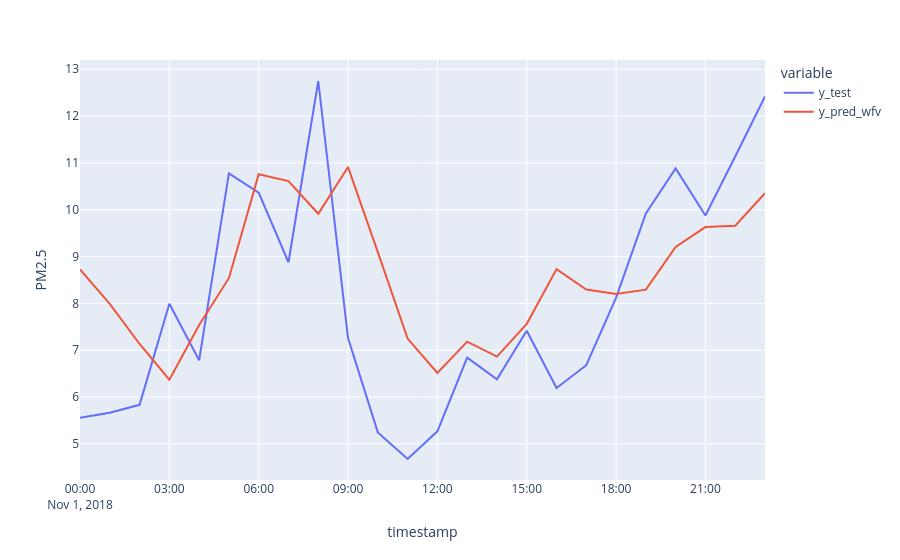

Source (notebook cell):
### Code cell
# Make both 1-D
y_test = y_test.squeeze()
y_pred_wfv = y_pred_wfv.squeeze()

# Align indices
y_pred_wfv.index = y_test.index

# Combine
df_predictions = pd.DataFrame({
    "y_test": y_test,
    "y_pred_wfv": y_pred_wfv
})

# Plot
fig = px.line(df_predictions, labels={"value": "PM2.5"})
fig.show()

### Figure 1 — Plotly figure (JSON) as saved in the notebook; plotly's stock layout.template omitted (floating-point values rounded to 4 significant figures)
{"data": [{"hovertemplate": "variable=y_test<br>timestamp=%{x}<br>PM2.5=%{y}<extra></extra>", "legendgroup": "y_test", "line": {"color": "#636efa", "dash": "solid"}, "marker": {"symbol": "circle"}, "mode": "lines", "name": "y_test", "orientation": "v", "showlegend": true, "type": "scatter", "x": ["2018-11-01T00:00:00+03:00", "2018-11-01T01:00:00+03:00", "2018-11-01T02:00:00+03:00", "2018-11-01T03:00:00+03:00", "2018-11-01T04:00:00+03:00", "2018-11-01T05:00:00+03:00", "2018-11-01T06:00:00+03:00", "2018-11-01T07:00:00+03:00", "2018-11-01T08:00:00+03:00", "2018-11-01T09:00:00+03:00", "2018-11-01T10:00:00+03:00", "2018-11-01T11:00:00+03:00", "2018-11-01T12:00:00+03:00", "2018-11-01T13:00:00+03:00", "2018-11-01T14:00:00+03:00", "2018-11-01T15:00:00+03:00", "2018-11-01T16:00:00+03:00", "2018-11-01T17:00:00+03:00", "2018-11-01T18:00:00+03:00", "2018-11-01T19:00:00+03:00", "2018-11-01T20:00:00+03:00", "2018-11-01T21:00:00+03:00", "2018-11-01T22:00:00+03:00", "2018-11-01T23:00:00+03:00"], "xaxis": "x", "y": [5.556, 5.664, 5.835, 7.992, 6.785, 10.78, 10.37, 8.879, 12.75, 7.26, 5.246, 4.678, 5.269, 6.843, 6.381, 7.418, 6.193, 6.681, 8.124, 9.923, 10.88, 9.877, 11.14, 12.42], "yaxis": "y"}, {"hovertemplate": "variable=y_pred_wfv<br>timestamp=%{x}<br>PM2.5=%{y}<extra></extra>", "legendgroup": "y_pred_wfv", "line": {"color": "#EF553B", "dash": "solid"}, "marker": {"symbol": "circle"}, "mode": "lines", "name": "y_pred_wfv", "orientation": "v", "showlegend": true, "type": "scatter", "x": ["2018-11-01T00:00:00+03:00", "2018-11-01T01:00:00+03:00", "2018-11-01T02:00:00+03:00", "2018-11-01T03:00:00+03:00", "2018-11-01T04:00:00+03:00", "2018-11-01T05:00:00+03:00", "2018-11-01T06:00:00+03:00", "2018-11-01T07:00:00+03:00", "2018-11-01T08:00:00+03:00", "2018-11-01T09:00:00+03:00", "2018-11-01T10:00:00+03:00", "2018-11-01T11:00:00+03:00", "2018-11-01T12:00:00+03:00", "2018-11-01T13:00:00+03:00", "2018-11-01T14:00:00+03:00", "2018-11-01T15:00:00+03:00", "2018-11-01T16:00:00+03:00", "2018-11-01T17:00:00+03:00", "2018-11-01T18:00:00+03:00", "2018-11-01T19:00:00+03:00", "2018-11-01T20:00:00+03:00", "2018-11-01T21:00:00+03:00", "2018-11-01T22:00:00+03:00", "2018-11-01T23:00:00+03:00"], "xaxis": "x", "y": [8.726, 7.989, 7.134, 6.372, 7.54, 8.539, 10.76, 10.61, 9.914, 10.91, 9.094, 7.25, 6.516, 7.184, 6.864, 7.564, 8.732, 8.296, 8.199, 8.294, 9.205, 9.63, 9.659, 10.35], "yaxis": "y"}], "layout": {"legend": {"title": {"text": "variable"}, "tracegroupgap": 0}, "margin": {"t": 60}, "xaxis": {"anchor": "y", "domain": [0, 1], "title": {"text": "timestamp"}}, "yaxis": {"anchor": "x", "domain": [0, 1], "title": {"text": "PM2.5"}}}}
